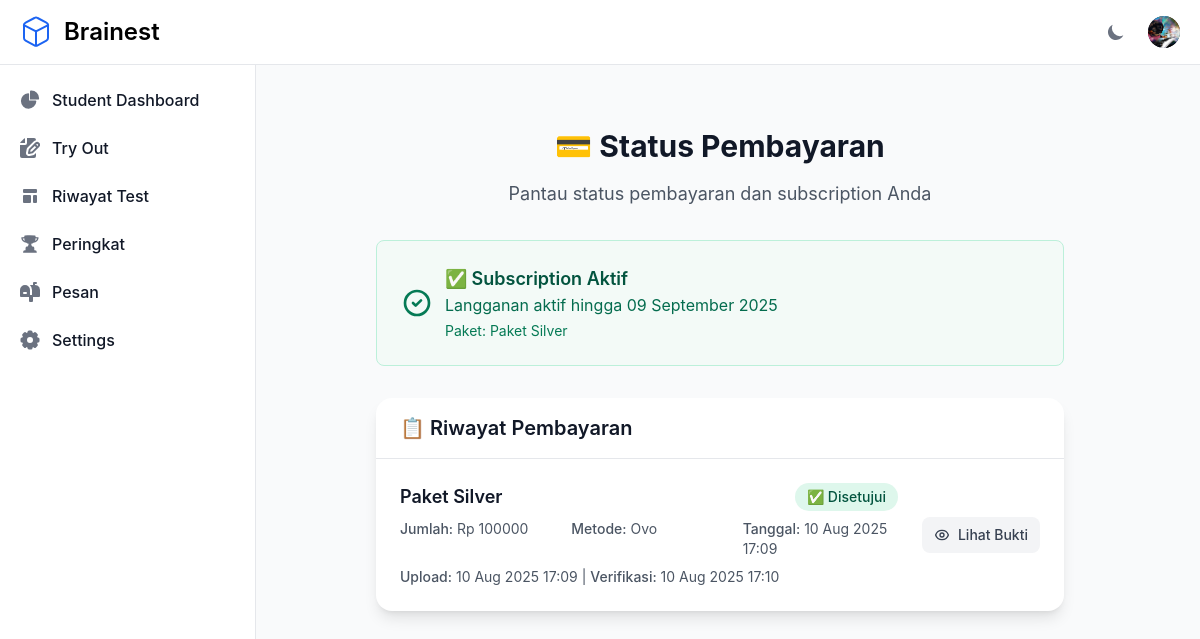
/subscription/payment-status/ (signed in), run on the app's committed database.
### otosapp/models.py (models this page shows, shortened)
class User(AbstractUser):
    email = models.EmailField(unique=True)
    USERNAME_FIELD = 'email'
    REQUIRED_FIELDS = ['username']
    role = models.ForeignKey('Role', on_delete=models.SET_NULL, null=True)
    profile_picture = models.ImageField(upload_to='profile_pictures/', null=True, blank=True)
    groups = models.ManyToManyField(
        Group,
        related_name="custom_user_set",  # Add a custom related name here
        blank=True,
        help_text="The groups this user belongs to.",
        verbose_name="groups"
    )
    user_permissions = models.ManyToManyField(
        Permission,
        related_name="custom_user_permissions",  # Add a custom related name here
        blank=True,
        help_text="Specific permissions for this user.",
        verbose_name="user permissions"
    )
    def is_admin(self):
        return self.role and self.role.role_name == 'Admin'
    def get_subscription_status(self):
        try:
            subscription = self.subscription
            if not subscription.is_active:
                return {
                    'status': 'deactivated',
                    'message': 'Langganan Anda telah dinonaktifkan oleh admin',
                    'end_date': subscription.end_date,
                    'package': subscription.package
                }
            else:
                return {
                    'status': 'active',
                    'message': f'Langganan aktif hingga {subscription.end_date.strftime("%d %B %Y")}',
                    'end_date': subscription.end_date,
                    'package': subscription.package
                }
        except UserSubscription.DoesNotExist:
            return {
                'status': 'none',
                'message': 'Tidak ada langganan aktif',
                'end_date': None,
                'package': None
            }

class SubscriptionPackage(models.Model):
    name = models.CharField(max_length=100, verbose_name="Nama Paket")
    description = models.TextField(verbose_name="Deskripsi Paket")
    features = models.TextField(help_text="Fitur-fitur yang tersedia (satu per baris)", verbose_name="Fitur")
    price = models.DecimalField(max_digits=10, decimal_places=2, verbose_name="Harga")
    duration_days = models.IntegerField(verbose_name="Durasi (hari)")
    is_active = models.BooleanField(default=True, verbose_name="Aktif")
    created_at = models.DateTimeField(auto_now_add=True)
    updated_at = models.DateTimeField(auto_now=True)
    is_featured = models.BooleanField(default=False, verbose_name="Paket Unggulan")
    class Meta:
        verbose_name = "Paket Berlangganan"
        verbose_name_plural = "Paket Berlangganan"
        ordering = ['price']

class PaymentProof(models.Model):
    STATUS_CHOICES = [
        ('pending', 'Menunggu Verifikasi'),
        ('approved', 'Disetujui'),
        ('rejected', 'Ditolak'),
    ]
    user = models.ForeignKey(User, on_delete=models.CASCADE, related_name='payment_proofs')
    package = models.ForeignKey(SubscriptionPackage, on_delete=models.CASCADE)
    proof_image = models.ImageField(upload_to='payment_proofs/', verbose_name="Bukti Pembayaran")
    payment_method = models.CharField(max_length=100, verbose_name="Metode Pembayaran")
    payment_date = models.DateTimeField(verbose_name="Tanggal Pembayaran")
    amount_paid = models.DecimalField(max_digits=10, decimal_places=2, verbose_name="Jumlah Bayar")
    notes = models.TextField(blank=True, null=True, verbose_name="Catatan")
    status = models.CharField(max_length=20, choices=STATUS_CHOICES, default='pending')
    verified_by = models.ForeignKey(User, on_delete=models.SET_NULL, null=True, blank=True,
                                  related_name='verified_payments', verbose_name="Diverifikasi oleh")
    verified_at = models.DateTimeField(null=True, blank=True)
    admin_notes = models.TextField(blank=True, null=True, verbose_name="Catatan Admin")
    created_at = models.DateTimeField(auto_now_add=True)
    updated_at = models.DateTimeField(auto_now=True)
    class Meta:
        verbose_name = "Bukti Pembayaran"
        verbose_name_plural = "Bukti Pembayaran"
        ordering = ['-created_at']

### otosapp/views.py (the view)
# urls.py: path('subscription/payment-status/', views.payment_status, name='payment_status'),
@login_required
def payment_status(request):
    payments = PaymentProof.objects.filter(user=request.user).order_by('-created_at')
    context = {
        'payments': payments,
        'subscription_status': request.user.get_subscription_status(),
    }
    return render(request, 'subscription/payment_status.html', context)

### otosapp/context_processors.py (called while the page is built)
def sidebar_context(request):
    context = {}
    if request.user.is_authenticated and (request.user.is_superuser or request.user.is_admin()):
        pending_payments_count = PaymentProof.objects.filter(status='pending').count()
        context['pending_payments_count'] = pending_payments_count
    return context

### otosapp/models.py (called while the page is built)
    def is_expired(self):
        from django.utils import timezone
        return timezone.now() > self.end_date

    def days_remaining(self):
        from django.utils import timezone
        if self.is_expired():
            return 0
        delta = self.end_date - timezone.now()
        return delta.days

### otosapp/templates/subscription/payment_status.html (shortened to what this page needs)
{% extends 'base.html' %}
{% block content %}
<div class="max-w-6xl mx-auto px-4 sm:px-6 lg:px-8 py-8">
    <div class="text-center mb-8">
        <h1 class="text-3xl font-bold text-gray-900 dark:text-white mb-4">
            💳 Status Pembayaran
        </h1>
        <p class="text-lg text-gray-600 dark:text-gray-400">
            Pantau status pembayaran dan subscription Anda
        </p>
    </div>
    <div class="mb-8">
        {% if subscription_status.status == 'active' %}
        <div class="bg-green-50 border border-green-200 rounded-lg p-6 dark:bg-green-900/20 dark:border-green-800">
            <div class="flex items-center">
                <div class="flex-shrink-0">
                    <svg class="w-8 h-8 text-green-600 dark:text-green-400" fill="none" stroke="currentColor" viewBox="0 0 24 24">
                        <path stroke-linecap="round" stroke-linejoin="round" stroke-width="2" d="M9 12l2 2 4-4m6 2a9 9 0 11-18 0 9 9 0 0118 0z"/>
                    </svg>
                </div>
                <div class="ml-3">
                    <h3 class="text-lg font-semibold text-green-800 dark:text-green-200">✅ Subscription Aktif</h3>
                    <p class="text-green-700 dark:text-green-300">{{ subscription_status.message }}</p>
                    <p class="text-sm text-green-600 dark:text-green-400 mt-1">Paket: {{ subscription_status.package.name }}</p>
                </div>
            </div>
        </div>
        {% endif %}
    </div>
    <div class="bg-white dark:bg-gray-800 rounded-2xl shadow-lg">
        <div class="px-6 py-4 border-b border-gray-200 dark:border-gray-700">
            <h3 class="text-xl font-semibold text-gray-900 dark:text-white">📋 Riwayat Pembayaran</h3>
        </div>
        {% if payments %}
        <div class="divide-y divide-gray-200 dark:divide-gray-700">
            {% for payment in payments %}
            <div class="p-6">
                <div class="flex items-center justify-between">
                    <div class="flex-1">
                        <div class="flex items-center justify-between mb-2">
                            <h4 class="text-lg font-semibold text-gray-900 dark:text-white">{{ payment.package.name }}</h4>
                            <span class="inline-flex items-center px-3 py-1 rounded-full text-sm font-medium
                                {% if payment.status == 'approved' %}bg-green-100 text-green-800 dark:bg-green-900 dark:text-green-200
                                {% elif payment.status == 'rejected' %}bg-red-100 text-red-800 dark:bg-red-900 dark:text-red-200
                                {% else %}bg-yellow-100 text-yellow-800 dark:bg-yellow-900 dark:text-yellow-200{% endif %}">
                                {% if payment.status == 'approved' %}✅ Disetujui
                                {% elif payment.status == 'rejected' %}❌ Ditolak
                                {% else %}⏳ Menunggu Verifikasi{% endif %}
                            </span>
                        </div>
                        <div class="grid grid-cols-1 md:grid-cols-3 gap-4 text-sm text-gray-600 dark:text-gray-400">
                            <div>
                                <span class="font-medium">Jumlah:</span> Rp {{ payment.amount_paid|floatformat:0 }}
                            </div>
                            <div>
                                <span class="font-medium">Metode:</span> {{ payment.payment_method }}
                            </div>
                            <div>
                                <span class="font-medium">Tanggal:</span> {{ payment.payment_date|date:"d M Y H:i" }}
                            </div>
                        </div>
                        <div class="mt-2 text-sm text-gray-600 dark:text-gray-400">
                            <span class="font-medium">Upload:</span> {{ payment.created_at|date:"d M Y H:i" }}
                            {% if payment.verified_at %}
                            | <span class="font-medium">Verifikasi:</span> {{ payment.verified_at|date:"d M Y H:i" }}
                            {% endif %}
                        </div>
                    </div>
                    <div class="ml-6 flex-shrink-0">
                        {% if payment.proof_image %}
                        <button onclick="showImageModal('{{ payment.proof_image.url }}', '{{ payment.package.name }}')"
                                class="inline-flex items-center px-3 py-2 text-sm font-medium text-gray-700 bg-gray-100 hover:bg-gray-200 rounded-lg dark:bg-gray-700 dark:text-gray-300 dark:hover:bg-gray-600 transition-colors">
                            Lihat Bukti
                        </button>
                        {% endif %}
                    </div>
                </div>
            </div>
            {% endfor %}
        </div>
        {% endif %}
    </div>
</div>
{% endblock %}

### otosapp/templates/base.html (shortened to what this page needs)
{% load static %}
<!DOCTYPE html>
<html lang="en">
<head>
    <link rel="stylesheet" href="{% static 'src/output.css' %}">
</head>
<body class="min-h-screen bg-gray-50 dark:bg-gray-900">
    <nav class="fixed top-0 z-50 w-full bg-white border-b border-gray-200 dark:bg-gray-800 dark:border-gray-700">
        <div class="px-3 py-3 lg:px-5 lg:pl-3">
          <div class="flex items-center justify-between">
            <div class="flex items-center justify-start rtl:justify-end">
              <a href="{% url 'home' %}" class="flex ms-2 md:me-24 items-center">
                <span class="self-center text-xl font-semibold sm:text-2xl whitespace-nowrap dark:text-white">Brainest</span>
              </a>
            </div>
            <div class="flex items-center">
               <button id="theme-toggle" type="button" class="text-gray-500 dark:text-gray-400 hover:bg-gray-100 dark:hover:bg-gray-700 focus:outline-none focus:ring-4 focus:ring-gray-200 dark:focus:ring-gray-700 rounded-lg text-sm p-2.5">
                  <svg id="theme-toggle-dark-icon" class="hidden w-5 h-5" fill="currentColor" viewBox="0 0 20 20" xmlns="http://www.w3.org/2000/svg"><path d="M17.293 13.293A8 8 0 016.707 2.707a8.001 8.001 0 1010.586 10.586z"></path></svg>
              </button>
               {% if user.is_authenticated %}
                <div class="flex items-center ms-3">
                  <div class="relative">
                    <button type="button" class="flex text-sm bg-gray-800 rounded-full focus:ring-4 focus:ring-gray-300 dark:focus:ring-gray-600" aria-expanded="false" data-dropdown-toggle="dropdown-user">
                      {% if user.profile_picture %}
                        <img class="w-8 h-8 rounded-full object-cover" src="{{ user.profile_picture.url }}" alt="user photo">
                      {% endif %}
                    </button>
                  </div>
                </div>
                {% endif %}
              </div>
          </div>
        </div>
      </nav>
    {% if user.is_authenticated and request.path != '/otosapp/login/' and request.path != '/otosapp/register/' %}
    {% include 'sidebar.html' %}
    {% endif %}
    <div class="flex pt-16" >
        <main class="{% if user.is_authenticated and request.path != '/otosapp/login/' and request.path != '/otosapp/register/' %}sm:pl-64{% endif %} flex-grow container mx-auto px-4 py-8">
            {% block content %}{% endblock %}
        </main>
    </div>
</body>
</html>

### data on the page
User: profile_picture (picture)
SubscriptionPackage: package.name "Paket Silver"
PaymentProof: package.name "Paket Silver", status "✅ Disetujui", amount_paid "100000", payment_method "Ovo", payment_date "10 Aug 2025 17:09", created_at "10 Aug 2025 17:09", verified_at "10 Aug 2025 17:10"

### other printed values
{{ subscription_status.message }} "Langganan aktif hingga 09 September 2025"
